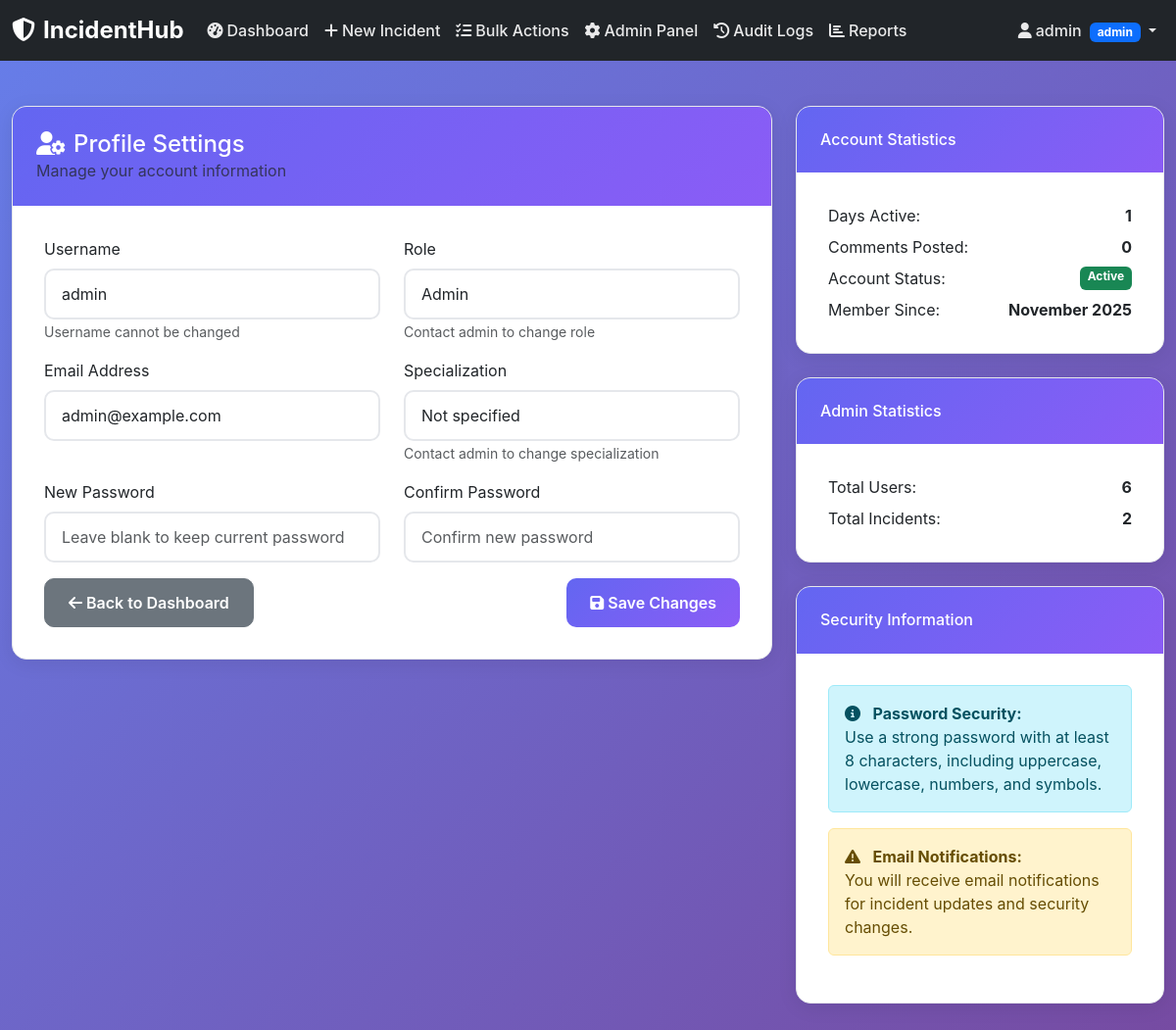
/profile-settings (signed in), run on an earlier commit of the app's database.
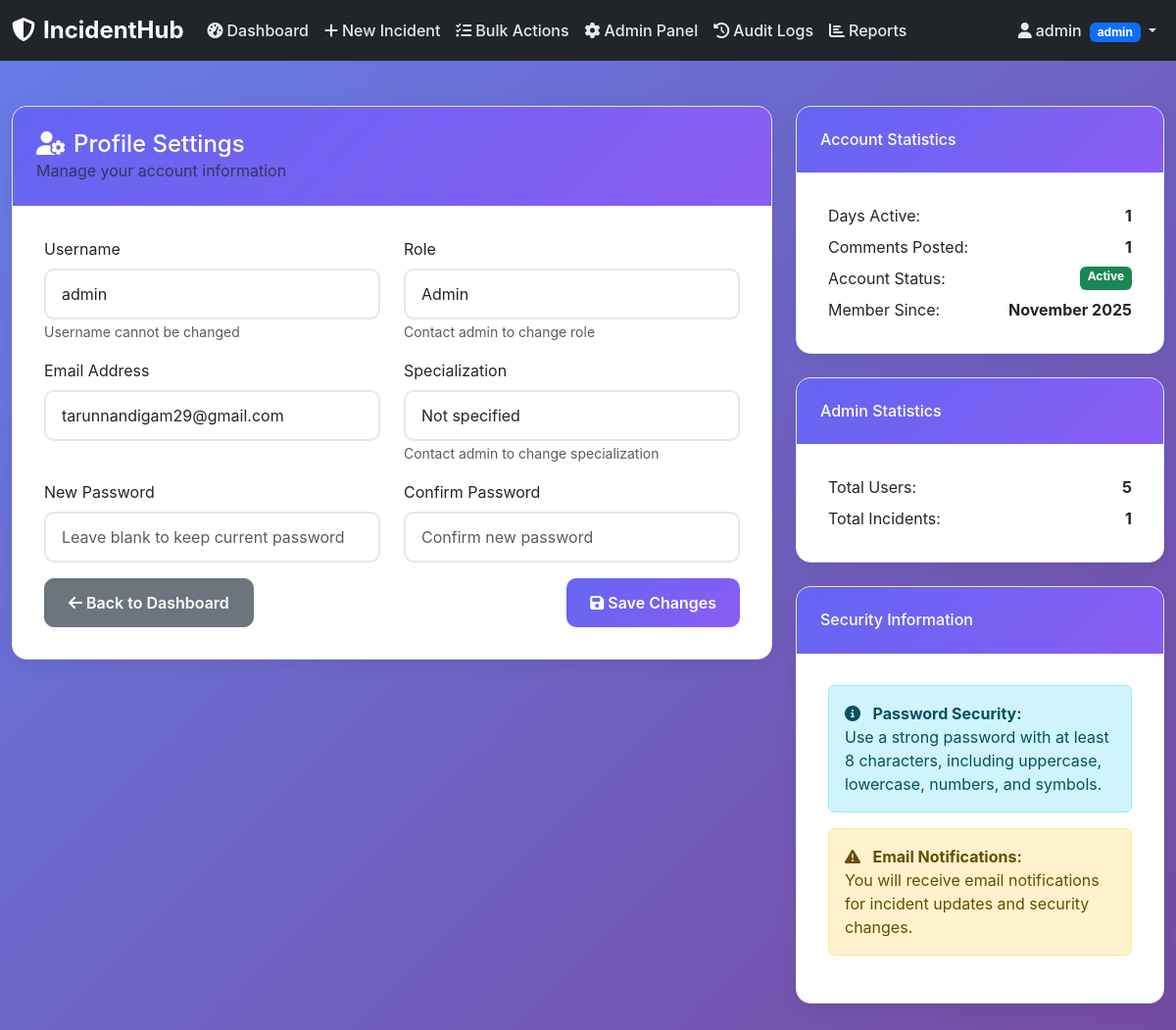
And on a later commit of the database.
### app.py (models this page shows, shortened)
class User(db.Model):
    id = db.Column(db.Integer, primary_key=True)
    username = db.Column(db.String(80), unique=True, nullable=False)
    email = db.Column(db.String(120), unique=True, nullable=False)
    role = db.Column(db.String(20), nullable=False, default='reporter')
    specialization = db.Column(db.String(50))
    password_hash = db.Column(db.String(255), nullable=False)
    created_at = db.Column(db.DateTime, default=datetime.utcnow)
    is_active = db.Column(db.Boolean, default=True)
    permissions = db.Column(db.Text)

### app.py (the view, shortened to what this page needs)
@app.route('/profile-settings', methods=['GET', 'POST'])
@login_required
def profile_settings():
    user = User.query.get(session['user_id'])
    days_active = (datetime.utcnow() - user.created_at).days
    comment_count = Comment.query.filter_by(user_id=user.id).count()
    if user.role == 'admin':
        total_users = User.query.count()
        total_incidents = Incident.query.filter_by(is_deleted=False).count()
        stats = {'total_users': total_users, 'total_incidents': total_incidents}
    elif user.role == 'manager':
        team_size = User.query.filter_by(role='engineer').count()
        managed_incidents = Incident.query.filter_by(is_deleted=False).count()
        stats = {'team_size': team_size, 'managed_incidents': managed_incidents}
    elif user.role == 'engineer':
        resolved_count = Incident.query.filter_by(assigned_to=user.id, status='resolved').count()
        in_progress_count = Incident.query.filter_by(assigned_to=user.id, status='in_progress').count()
        stats = {'resolved': resolved_count, 'in_progress': in_progress_count}
    elif user.role == 'reporter':
        created_count = Incident.query.filter_by(created_by=user.id).count()
        resolved_count = Incident.query.filter_by(created_by=user.id, status='resolved').count()
        stats = {'created': created_count, 'resolved': resolved_count}
    else:
        stats = {}
    return render_template('profile_settings.html', user=user, days_active=days_active, stats=stats, comment_count=comment_count)

### app.py (called while the page is built)
def login_required(f):
    @wraps(f)
    def decorated_function(*args, **kwargs):
        if 'user_id' not in session:
            return redirect('/login')
        return f(*args, **kwargs)
    return decorated_function

### templates/profile_settings.html (shortened to what the changed rows need)
{% extends "base.html" %}
{% block content %}
<div class="container-fluid">
    <div class="row">
        <div class="col-lg-8">
            <div class="content-card fade-in-up">
                <div class="content-body">
                    <form method="POST" action="/profile-settings">
                        <div class="row">
                            <div class="col-md-6">
                                <div class="mb-3">
                                    <label for="username" class="form-label">Username</label>
                                    <input type="text" class="form-control" id="username" value="{{ user.username }}" readonly>
                                    <small class="text-muted">Username cannot be changed</small>
                                </div>
                            </div>
                            <div class="col-md-6">
                                <div class="mb-3">
                                    <label for="role" class="form-label">Role</label>
                                    <input type="text" class="form-control" id="role" value="{{ user.role.title() }}" readonly>
                                    <small class="text-muted">Contact admin to change role</small>
                                </div>
                            </div>
                        </div>
                        <div class="row">
                            <div class="col-md-6">
                                <div class="mb-3">
                                    <label for="email" class="form-label">Email Address</label>
                                    <input type="email" class="form-control" id="email" name="email" value="{{ user.email }}" required>
                                </div>
                            </div>
                            <div class="col-md-6">
                                <div class="mb-3">
                                    <label for="specialization" class="form-label">Specialization</label>
                                    <input type="text" class="form-control" id="specialization"
                                           value="{{ user.specialization.title() if user.specialization else 'Not specified' }}" readonly>
                                    <small class="text-muted">Contact admin to change specialization</small>
                                </div>
                            </div>
                        </div>
                    </form>
                </div>
            </div>
        </div>
        <div class="col-lg-4">
            <div class="content-card fade-in-up mb-4">
                <div class="content-body">
                    <div class="d-flex justify-content-between mb-2">
                        <span>Comments Posted:</span>
                        <strong>{{ comment_count }}</strong>
                    </div>
                    <div class="d-flex justify-content-between">
                        <span>Member Since:</span>
                        <strong>{{ user.created_at.strftime('%B %Y') }}</strong>
                    </div>
                </div>
            </div>
            <div class="content-card fade-in-up">
                <div class="content-header">
                    <h6 class="mb-0">{{ user.role.title() }} Statistics</h6>
                </div>
                <div class="content-body">
                    {% if user.role == 'admin' %}
                        <div class="d-flex justify-content-between mb-2">
                            <span>Total Users:</span>
                            <strong>{{ stats.total_users }}</strong>
                        </div>
                        <div class="d-flex justify-content-between">
                            <span>Total Incidents:</span>
                            <strong>{{ stats.total_incidents }}</strong>
                        </div>
                    {% endif %}
                </div>
            </div>
        </div>
    </div>
</div>
{% endblock %}

What changed in the data, as far as the page shows it:
changed User "Admin": email "admin@example.com" → "tarunnandigam29@gmail.com"
Also different on the page:
{{ comment_count }}: "0" → "1"
{{ stats.total_users }}: "6" → "5"
{{ stats.total_incidents }}: "2" → "1"
